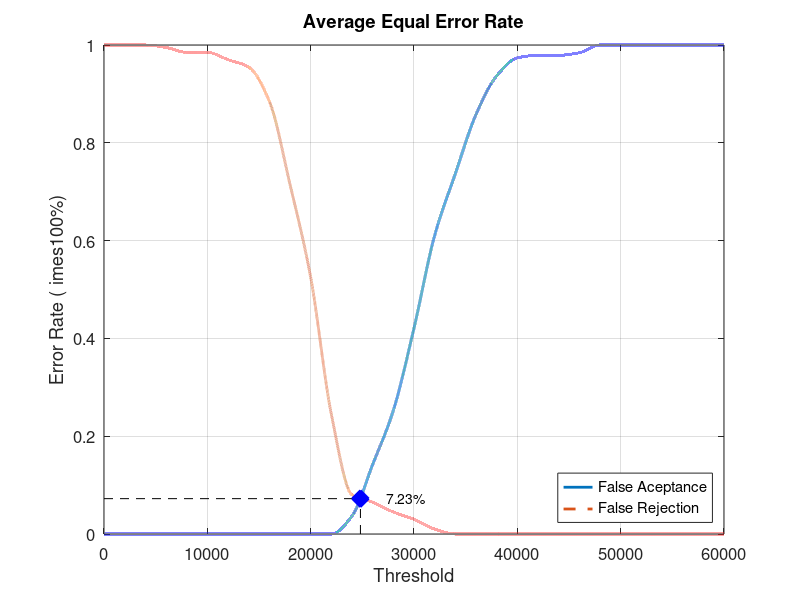
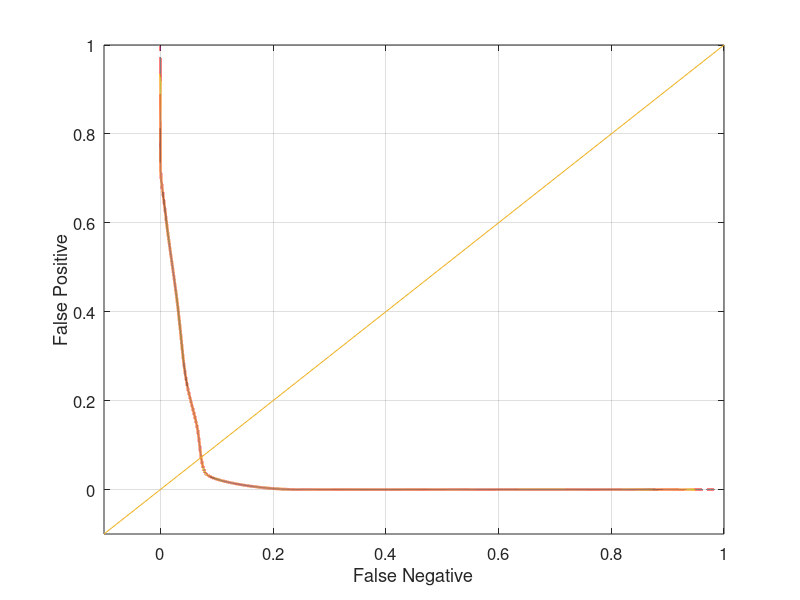

Reproduce these figures in MATLAB, in order.
close all;
clear;
clc;
x = 0:2000:60000;
xq = 0:0.5:60000;

y0 = [0 0 0 0 0 0 0 0 0 0 0 0 0.0368421 0.142105 0.252632 0.421053 0.610526 0.736842 0.857895 0.936842 0.973684 0.978947 0.978947 0.984211 1 1 1 1 1 1 1]
yy0 = interp1(x, y0, xq, 'pchip');
y1 = [1 1 1 0.995 0.985 0.985 0.97 0.955 0.885 0.715 0.525 0.245 0.08 0.065 0.045 0.03 0.01 0 0 0 0 0 0 0 0 0 0 0 0 0 0]
yy1 = interp1(x, y1, xq, 'pchip');

% Calculating EER: 
y2 = abs(y0 - y1);
find(y2 == min(y2))
yy2 = abs(yy0 - yy1);
xEER = find(yy2 == min(yy2));
xEERIndex = xq(xEER) % X-axis EER
yEER = yy0(xEER) % Y-axis EER

main = figure
plot(xq, yy0,'-','LineWidth', 2);	hold on
plot(xq, yy1,'--','LineWidth', 2);	hold on
plot([xEERIndex xEERIndex], [0 yEER], 'k--');	hold on
plot([0 xEERIndex], [yEER yEER], 'k--');	hold on
plot(xEERIndex, yEER, 'bx', 'LineWidth', 10);	hold on
text(xEERIndex + 10 * xEERIndex / 100, yEER, [num2str(round((10000 * yEER)) / 100) '%'])
legend('False Aceptance', 'False Rejection', 'Location', 'SouthEast')
xlabel('Threshold')
ylabel('Error Rate (	imes100%)')
title('Average Equal Error Rate')
set(gca, 'FontSize', 12)
axis([0 60000 0 1])
grid on

print(main, 'Database2_4Main', '-dpng');
FNRxFPR = figure('Color', [1 1 1]);
plot(yy1, yy0, '-', yy1, yy0, 'LineWidth', 2);
hold on
y = -0.1:0.1:1
plot(y, y); 
set(gca, 'FontSize', 12)
xlabel('False Negative')
ylabel('False Positive')
axis([-0.1 1 -0.1 1])
set(gca, 'FontSize', 12)
grid on

print(FNRxFPR, 'Database2_4FNRxFPR','-dpng');
